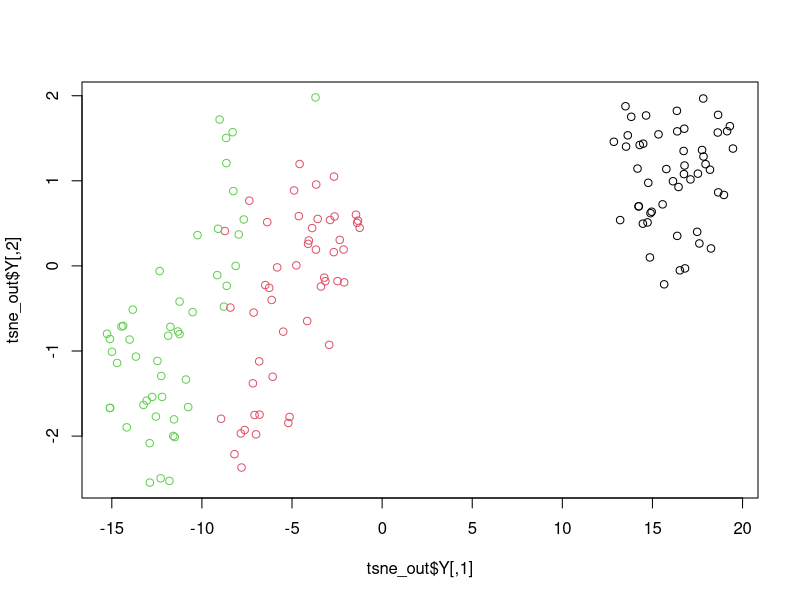

This chart was generated by the following R code:
## ---- chunk 1
knitr::opts_chunk$set(
  collapse = TRUE,
  comment = "#>",
  fig.path = "README-"
)
## ---- chunk 2
library(Rtsne) # Load package
iris_unique <- unique(iris) # Remove duplicates
tsne_out <- Rtsne(as.matrix(iris_unique[,1:4])) # Run TSNE
plot(tsne_out$Y,col=iris$Species) # Plot the result
